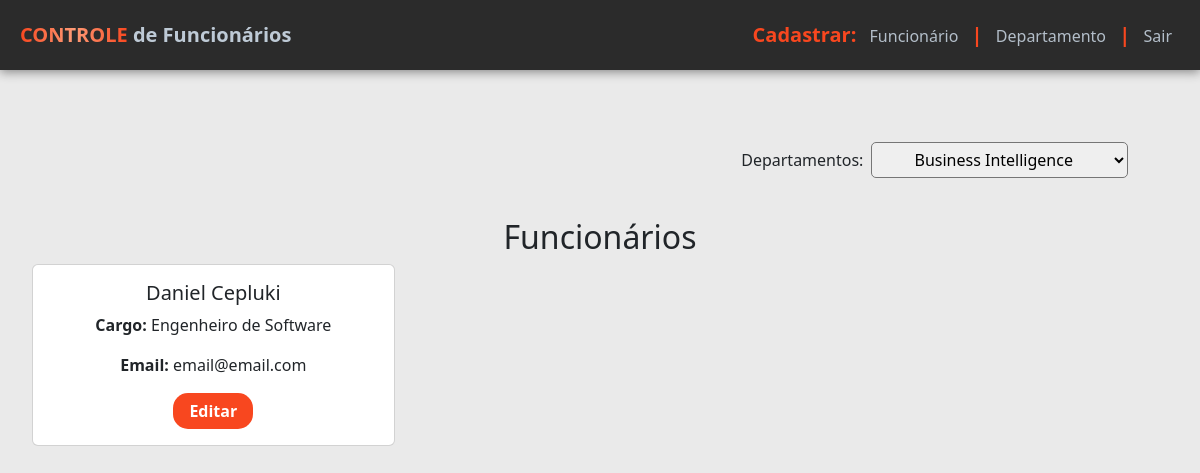
Page /index.php?departamento=8 (signed in) on the committed database.
### tables this page shows
CREATE TABLE `employee` (
  `Id` bigint(20) NOT NULL,
  `EmployeeName` varchar(100) NOT NULL,
  `CPF` varchar(20) NOT NULL,
  `Email` varchar(100) NOT NULL,
  `DateOfBirth` date NOT NULL,
  `AdmissionDate` datetime NOT NULL DEFAULT current_timestamp(),
  `DepartmentId` int(11) NOT NULL,
  `Position` varchar(100) NOT NULL
);

### index.php (the view, shortened to what this page needs)
<?php
    require_once 'Connection.php';
?>
<!DOCTYPE html>
<html lang="pt-br">
<head>
    <link href="https://cdn.jsdelivr.net/npm/bootstrap@5.2.2/dist/css/bootstrap.min.css" rel="stylesheet"
>
    <link rel="stylesheet" href="css/header.css">
    <link rel="stylesheet" href="css/style.css">
</head>
<body>
    <?php require_once 'header.php'; ?>
    <main>
        <form class="department" action="/employeeManagement" method="get">
            <label for="department">Departamentos:</label>
            <?php
            $depart = null;
            if (isset($_GET['departamento'])) {
                $depart = $_GET['departamento'];
            }
            $query = "SELECT * FROM `Department`";
            $result = mysqli_query($conn, $query);
            ?>
            <select id="department" onchange="this.form.submit()" name="departamento">
                <?php
                while ($row = mysqli_fetch_assoc($result)) {
                    $selected = ($row['Id'] == $depart) ? 'selected' : '';
                    echo "<option value='{$row['Id']}' $selected>{$row['DepartmentName']}</option>";
                }
                ?>
            </select>
        </form>
        <h2>Funcionários</h2>
        <div class="row row-cols-1 row-cols-md-3 g-4">
            <?php
            $result = null;
            if ($depart && $depart !== "Selecione um Departamento") {
                $query = "SELECT * FROM `Employee` WHERE `DepartmentId` = $depart";
                $result = mysqli_query($conn, $query);
            } else {
                $query = "SELECT * FROM `Employee`";
                $result = mysqli_query($conn, $query);
            }
            if ($result) {
                while ($row = mysqli_fetch_assoc($result)) {
                    ?>
                    <div class="col">
                        <div class="card h-100">
                            <div class="card-body">
                                <h5 class="card-title"><?php echo $row['EmployeeName'] ?></h5>
                                <p class="card-text"><b>Cargo:</b> <?php echo $row['Position'] ?></p>
                                <p class="card-text"><b>Email:</b> <?php echo $row['Email'] ?></p>
                                <a href="/employeeManagement/editarFuncionario.php?CPF=<?php echo $row['CPF']; ?>" class="btn btn-secondary employee_editar">Editar</a>
                            </div>
                        </div>
                    </div>
            <?php
                }
            }
            ?>
        </div>
    </main>
</body>
</html>

### css/style.css (style rules this page uses)
body { background-color: #eaeaea; }
main { margin: 2em; }
.department { display: flex; padding: 2em; align-items: center; justify-content: end; flex-wrap: wrap; }
.department select { border-radius: 5px; padding: 0.3em; cursor: pointer; margin: .5em; }
.department option { text-align: center; }
h2 { text-align: center; }
.card { align-items: center; text-align: center; }
.employee_editar { background-color: rgb(248, 71, 31); font-weight: bold; border: 0; border-radius: 15px; width: 80px; }

### rows in the picture
employee: EmployeeName "Daniel Cepluki", Position "Engenheiro de Software", Email "email@email.com"

### other values in the picture
form field departamento "Business Intelligence"
